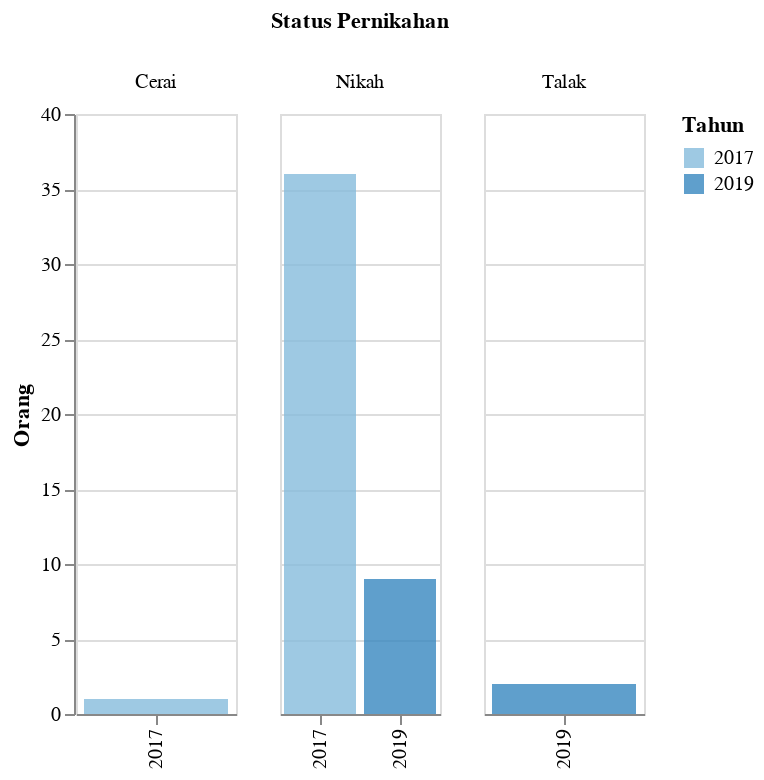

Write notebook code for a chart like this one.
### Markdown cell above
<h2> Status Pernikahan</h2>

### Code cell
df_8 = data('Status Pernikahan')
plot8 = plot_3(df_8,'Orang','Status Pernikahan',80)
plot8

### Figure 1 — Vega-Lite specification as saved in the notebook (floating-point values rounded to 4 significant figures)
{"config": {"view": {"continuousWidth": 400, "continuousHeight": 300}}, "data": {"name": "data-ad8b07959a626ac1ccee041f111d1f9f"}, "mark": {"type": "bar", "opacity": 0.8}, "encoding": {"color": {"condition": {"type": "nominal", "field": "Tahun", "scale": {"scheme": "blues"}, "selection": "selector084"}, "value": "lightgray"}, "column": {"type": "nominal", "field": "Keterangan", "title": "Status Pernikahan"}, "tooltip": [{"type": "quantitative", "field": "Tahun"}, {"type": "nominal", "field": "Keterangan"}, {"type": "nominal", "field": "N"}, {"type": "nominal", "field": "Satuan"}], "x": {"type": "ordinal", "field": "Tahun", "title": ""}, "y": {"type": "quantitative", "axis": {"tickMinStep": 1}, "field": "N", "title": "Orang"}}, "resolve": {"scale": {"x": "independent"}}, "selection": {"selector084": {"type": "single", "encodings": ["y", "color"]}, "selector093": {"type": "interval", "bind": "scales", "encodings": ["x", "y"]}}, "width": 80, "$schema": "https://vega.github.io/schema/vega-lite/v4.8.1.json", "datasets": {"data-ad8b07959a626ac1ccee041f111d1f9f": [{"Tahun": 2017, "Kode": 1, "Data": "Kependudukan", "Kode Kategori": 1.11, "Kategori": "Status Pernikahan", "Keterangan": "Nikah", "N": "36", "Satuan": "Orang"}, {"Tahun": 2017, "Kode": 1, "Data": "Kependudukan", "Kode Kategori": 1.11, "Kategori": "Status Pernikahan", "Keterangan": "Talak", "N": null, "Satuan": "Orang"}, {"Tahun": 2017, "Kode": 1, "Data": "Kependudukan", "Kode Kategori": 1.11, "Kategori": "Status Pernikahan", "Keterangan": "Cerai", "N": "1", "Satuan": "Orang"}, {"Tahun": 2017, "Kode": 1, "Data": "Kependudukan", "Kode Kategori": 1.11, "Kategori": "Status Pernikahan", "Keterangan": "Rujuk", "N": null, "Satuan": "Orang"}, {"Tahun": 2019, "Kode": 1, "Data": "Kependudukan", "Kode Kategori": 1.11, "Kategori": "Status Pernikahan", "Keterangan": "Nikah", "N": 9.0, "Satuan": "Orang"}, {"Tahun": 2019, "Kode": 1, "Data": "Kependudukan", "Kode Kategori": 1.11, "Kategori": "Status Pernikahan", "Keterangan": "Talak", "N": 2.0, "Satuan": "Orang"}, {"Tahun": 2019, "Kode": 1, "Data": "Kependudukan", "Kode Kategori": 1.11, "Kategori": "Status Pernikahan", "Keterangan": "Cerai", "N": null, "Satuan": "Orang"}, {"Tahun": 2019, "Kode": 1, "Data": "Kependudukan", "Kode Kategori": 1.11, "Kategori": "Status Pernikahan", "Keterangan": "Rujuk", "N": null, "Satuan": "Orang"}]}}
